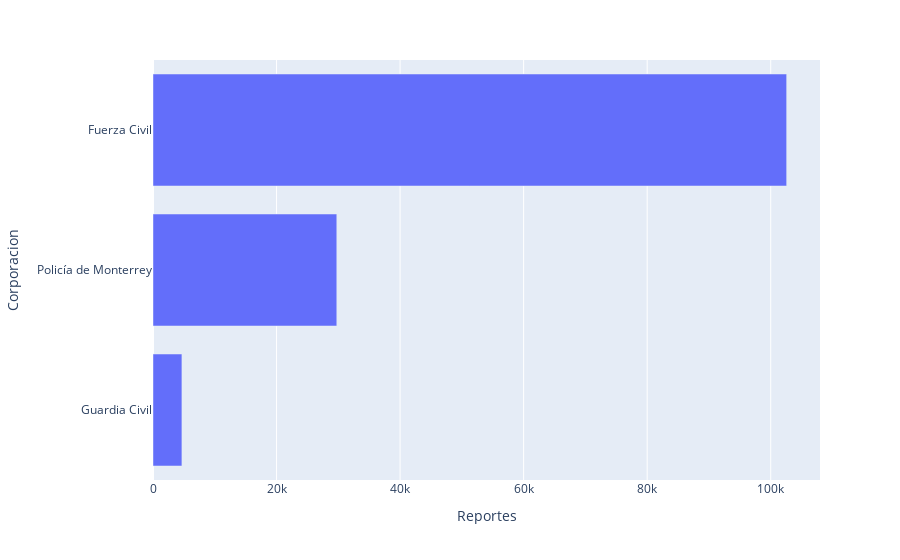

Source (notebook cell):
### Markdown cell above
##### 4.6 ¿Which agency attended the report?

### Code cell
# Create dataframe from value counts on "corporacion".
violencia_corporacion = pd.DataFrame(violencia["corporacion"].value_counts())

# Remove Secretaría de Vialidad y Transito due to the small number of reports received.
violencia_corporacion = violencia_corporacion[0:3]
violencia_corporacion = violencia_corporacion.reset_index()
violencia_corporacion.columns = ['Corporacion', 'Reportes']

# Graph.
violencia_corporacion = px.bar(violencia_corporacion, x='Reportes', y='Corporacion', orientation = "h")
violencia_corporacion.update_layout(yaxis={'categoryorder':'total ascending'})
violencia_corporacion.show()

### Figure 1 — Plotly figure (JSON) as saved in the notebook; plotly's stock layout.template omitted (floating-point values rounded to 4 significant figures)
{"data": [{"alignmentgroup": "True", "hovertemplate": "Reportes=%{x}<br>Corporacion=%{y}<extra></extra>", "legendgroup": "", "marker": {"color": "#636efa", "pattern": {"shape": ""}}, "name": "", "offsetgroup": "", "orientation": "h", "showlegend": false, "textposition": "auto", "type": "bar", "x": [102578, 29752, 4680], "xaxis": "x", "y": ["Fuerza Civil", "Policía de Monterrey", "Guardia Civil"], "yaxis": "y"}], "layout": {"autosize": true, "barmode": "relative", "legend": {"tracegroupgap": 0}, "margin": {"t": 60}, "xaxis": {"anchor": "y", "autorange": true, "domain": [0, 1], "range": [0, 108000.0], "title": {"text": "Reportes"}, "type": "linear"}, "yaxis": {"anchor": "x", "autorange": true, "categoryorder": "total ascending", "domain": [0, 1], "range": [-0.5, 2.5], "title": {"text": "Corporacion"}, "type": "category"}}}
